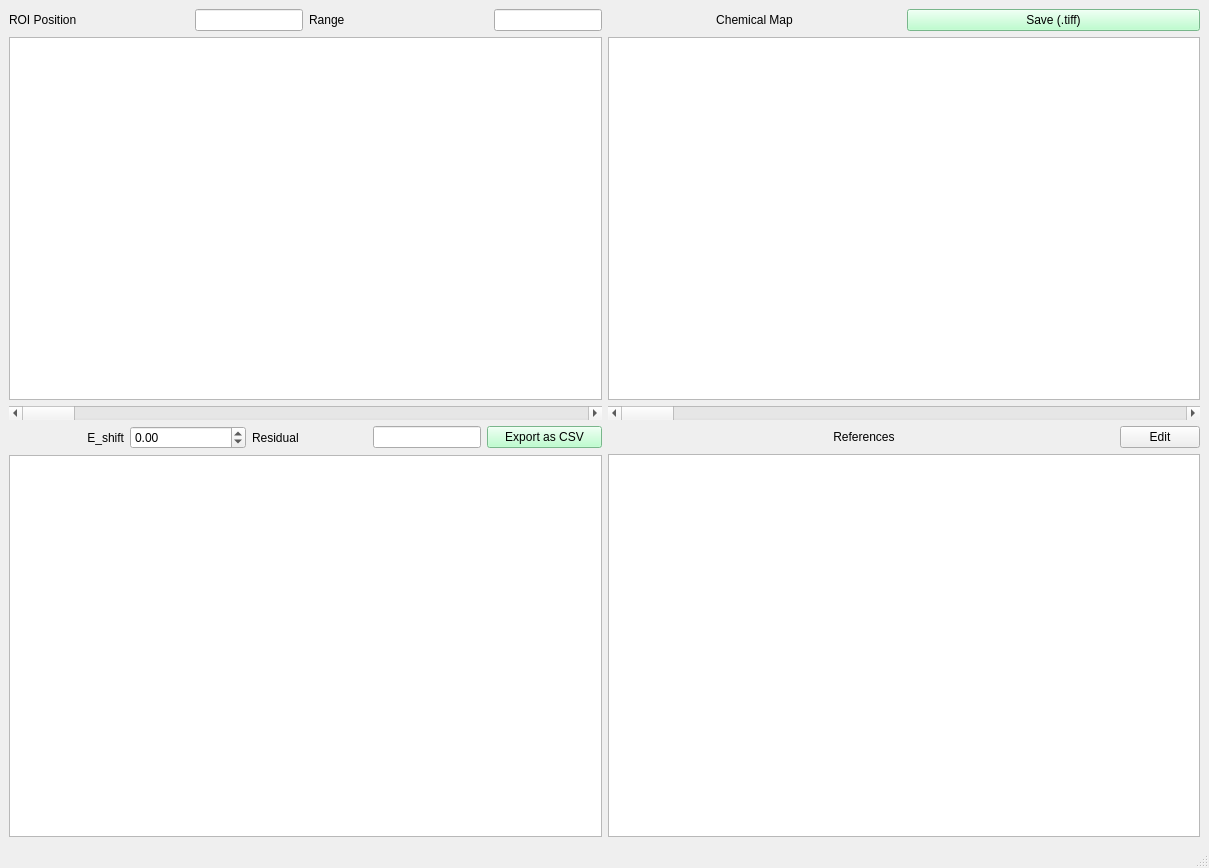
<?xml version="1.0" encoding="UTF-8"?>
<ui version="4.0">
 <class>mainWindow</class>
 <widget class="QMainWindow" name="mainWindow">
  <property name="geometry">
   <rect>
    <x>0</x>
    <y>0</y>
    <width>1209</width>
    <height>868</height>
   </rect>
  </property>
  <property name="windowTitle">
   <string>XANES View</string>
  </property>
  <property name="styleSheet">
   <string notr="true">font: 12pt &quot;MS Shell Dlg 2&quot;;


</string>
  </property>
  <widget class="QWidget" name="centralwidget">
   <property name="styleSheet">
    <string notr="true"/>
   </property>
   <layout class="QGridLayout" name="gridLayout_7">
    <item row="0" column="1">
     <layout class="QGridLayout" name="gridLayout_4">
      <item row="1" column="0" colspan="2">
       <widget class="ImageView" name="image_view_maps">
        <property name="sizePolicy">
         <sizepolicy hsizetype="Expanding" vsizetype="Expanding">
          <horstretch>0</horstretch>
          <verstretch>0</verstretch>
         </sizepolicy>
        </property>
       </widget>
      </item>
      <item row="2" column="0" colspan="2">
       <widget class="QScrollBar" name="hsb_chem_map">
        <property name="palette">
         <palette>
          <active/>
          <inactive/>
          <disabled/>
         </palette>
        </property>
        <property name="styleSheet">
         <string notr="true"/>
        </property>
        <property name="orientation">
         <enum>Qt::Horizontal</enum>
        </property>
       </widget>
      </item>
      <item row="0" column="0">
       <widget class="QLabel" name="label_10">
        <property name="styleSheet">
         <string notr="true">font: 14pt &quot;MS Shell Dlg 2&quot;;</string>
        </property>
        <property name="text">
         <string>Chemical Map</string>
        </property>
        <property name="alignment">
         <set>Qt::AlignCenter</set>
        </property>
       </widget>
      </item>
      <item row="0" column="1">
       <widget class="QPushButton" name="pb_save_chem_map">
        <property name="styleSheet">
         <string notr="true">background-color: rgb(170, 255, 194);</string>
        </property>
        <property name="text">
         <string>Save (.tiff)</string>
        </property>
       </widget>
      </item>
     </layout>
    </item>
    <item row="1" column="1">
     <layout class="QGridLayout" name="gridLayout_6">
      <item row="1" column="0" colspan="5">
       <widget class="PlotWidget" name="spectrum_view_refs"/>
      </item>
      <item row="0" column="4">
       <widget class="QPushButton" name="pb_edit_refs">
        <property name="text">
         <string>Edit</string>
        </property>
       </widget>
      </item>
      <item row="0" column="2">
       <widget class="QLabel" name="label_9">
        <property name="styleSheet">
         <string notr="true">font: 14pt &quot;MS Shell Dlg 2&quot;;</string>
        </property>
        <property name="text">
         <string>References</string>
        </property>
        <property name="alignment">
         <set>Qt::AlignCenter</set>
        </property>
       </widget>
      </item>
      <item row="0" column="1">
       <spacer name="horizontalSpacer">
        <property name="orientation">
         <enum>Qt::Horizontal</enum>
        </property>
        <property name="sizeHint" stdset="0">
         <size>
          <width>40</width>
          <height>20</height>
         </size>
        </property>
       </spacer>
      </item>
      <item row="0" column="3">
       <spacer name="horizontalSpacer_2">
        <property name="orientation">
         <enum>Qt::Horizontal</enum>
        </property>
        <property name="sizeHint" stdset="0">
         <size>
          <width>40</width>
          <height>20</height>
         </size>
        </property>
       </spacer>
      </item>
     </layout>
    </item>
    <item row="1" column="0">
     <layout class="QGridLayout" name="gridLayout_5">
      <item row="0" column="0">
       <layout class="QGridLayout" name="gridLayout_2">
        <item row="0" column="0">
         <widget class="QLabel" name="label_6">
          <property name="text">
           <string>E_shift</string>
          </property>
          <property name="alignment">
           <set>Qt::AlignRight|Qt::AlignTrailing|Qt::AlignVCenter</set>
          </property>
         </widget>
        </item>
        <item row="0" column="1">
         <widget class="QDoubleSpinBox" name="sb_e_shift">
          <property name="minimum">
           <double>-10.000000000000000</double>
          </property>
          <property name="maximum">
           <double>10.000000000000000</double>
          </property>
          <property name="singleStep">
           <double>0.500000000000000</double>
          </property>
         </widget>
        </item>
        <item row="0" column="2">
         <widget class="QLabel" name="label_11">
          <property name="text">
           <string>Residual</string>
          </property>
         </widget>
        </item>
        <item row="0" column="3">
         <widget class="QLineEdit" name="le_r_sq">
          <property name="sizePolicy">
           <sizepolicy hsizetype="Fixed" vsizetype="Fixed">
            <horstretch>0</horstretch>
            <verstretch>0</verstretch>
           </sizepolicy>
          </property>
         </widget>
        </item>
        <item row="0" column="4">
         <widget class="QPushButton" name="pb_save_spe_fit">
          <property name="styleSheet">
           <string notr="true">background-color: rgb(170, 255, 194);</string>
          </property>
          <property name="text">
           <string>Export as CSV</string>
          </property>
         </widget>
        </item>
       </layout>
      </item>
      <item row="1" column="0">
       <widget class="PlotWidget" name="spectrum_view"/>
      </item>
     </layout>
    </item>
    <item row="0" column="0">
     <layout class="QGridLayout" name="gridLayout_3">
      <item row="0" column="0">
       <layout class="QGridLayout" name="gridLayout">
        <item row="0" column="0">
         <layout class="QHBoxLayout" name="horizontalLayout_3">
          <item>
           <widget class="QLabel" name="label">
            <property name="text">
             <string>ROI Position</string>
            </property>
           </widget>
          </item>
          <item>
           <widget class="QLineEdit" name="le_roi_xs">
            <property name="sizePolicy">
             <sizepolicy hsizetype="Fixed" vsizetype="Fixed">
              <horstretch>0</horstretch>
              <verstretch>0</verstretch>
             </sizepolicy>
            </property>
            <property name="readOnly">
             <bool>true</bool>
            </property>
           </widget>
          </item>
         </layout>
        </item>
        <item row="0" column="1">
         <layout class="QHBoxLayout" name="horizontalLayout_2">
          <item>
           <widget class="QLabel" name="label_2">
            <property name="text">
             <string>Range</string>
            </property>
           </widget>
          </item>
          <item>
           <widget class="QLineEdit" name="le_roi_xe">
            <property name="sizePolicy">
             <sizepolicy hsizetype="Fixed" vsizetype="Fixed">
              <horstretch>0</horstretch>
              <verstretch>0</verstretch>
             </sizepolicy>
            </property>
            <property name="readOnly">
             <bool>true</bool>
            </property>
           </widget>
          </item>
         </layout>
        </item>
       </layout>
      </item>
      <item row="1" column="0">
       <widget class="ImageView" name="image_view">
        <property name="sizePolicy">
         <sizepolicy hsizetype="Expanding" vsizetype="Expanding">
          <horstretch>0</horstretch>
          <verstretch>0</verstretch>
         </sizepolicy>
        </property>
       </widget>
      </item>
      <item row="2" column="0">
       <widget class="QScrollBar" name="hsb_xanes_stk">
        <property name="orientation">
         <enum>Qt::Horizontal</enum>
        </property>
       </widget>
      </item>
     </layout>
    </item>
   </layout>
  </widget>
  <widget class="QMenuBar" name="menubar">
   <property name="geometry">
    <rect>
     <x>0</x>
     <y>0</y>
     <width>1209</width>
     <height>30</height>
    </rect>
   </property>
  </widget>
  <widget class="QStatusBar" name="statusbar"/>
 </widget>
 <customwidgets>
  <customwidget>
   <class>ImageView</class>
   <extends>QGraphicsView</extends>
   <header>pyqtgraph</header>
  </customwidget>
  <customwidget>
   <class>PlotWidget</class>
   <extends>QGraphicsView</extends>
   <header>pyqtgraph</header>
  </customwidget>
 </customwidgets>
 <resources/>
 <connections/>
</ui>
